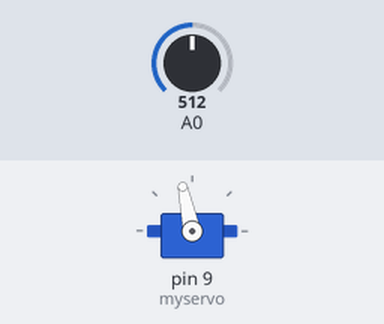
Bench run of a sketch on a simulated Arduino Uno, built with avr-gcc and run on an emulated ATmega328P. On the bench: servo. The inputs (shaded band) are chosen by the test bench; at power-on: A0 = 512.

Above: at 1.2 s.
1.3 s: A0 set to 716
At 1.54 s:
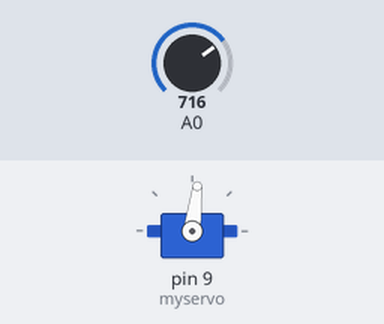
3.3 s: A0 set to 306
At 3.66 s:
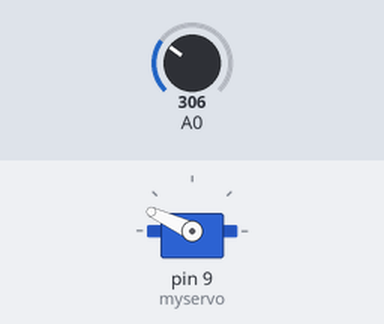
5.2 s: A0 set to 135
At 6.8 s:
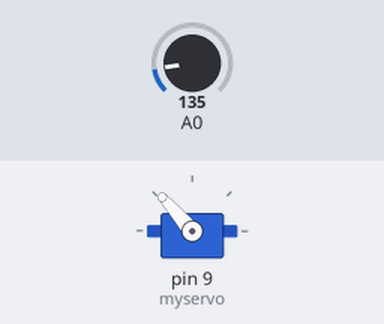
7.1 s: A0 set to 55
At 7.4 s:
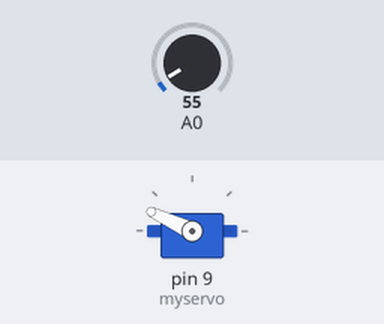
8.6 s: A0 set to 511
At 10.5 s:
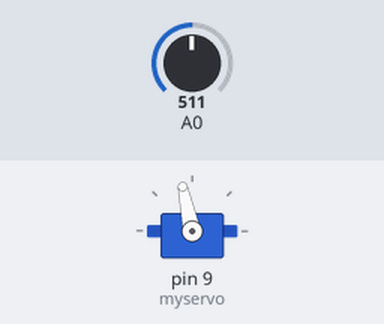
Timing chart, 0 to 11.5 s (numbered marks = the images above; inputs shaded):
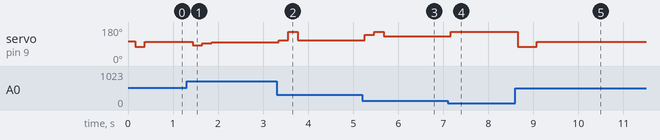

Measured:
- after the input at 1.3 s, servo on pin 9 (myservo): 102° → 83° after 0.14 s, → 93° 0.21 s later, → 99° 0.21 s later
- after the input at 3.3 s, servo on pin 9 (myservo): 99° → 111° after 0.05 s, → 155° 0.21 s later, → 109° 0.21 s later
- after the input at 5.2 s, servo on pin 9 (myservo): 109° → 139° after 0.06 s, → 155° 0.21 s later, → 131° 0.21 s later
- after the input at 7.1 s, servo on pin 9 (myservo): 131° → 155° after 0.07 s
- after the input at 8.6 s, servo on pin 9 (myservo): 155° → 75° after 0.06 s, → 102° 0.42 s later

The sketch:

PID_balance.ino
```cpp
#include <Servo.h>

/*balancing the ball on the rail moved by servo, using PID*/

Servo myservo;  // create servo object to control a servo

int minservo = 65;
int maxservo = 145;
int middleservo = 105;

int _delay = 50;
float distance, prev_distance;

float kp=3;
float ki=0.1;
float kd=1000;
float r_p=0, r_i=0, r_d=0, degrees=0;

void setup() {
  myservo.attach(9);
  myservo.write(middleservo);
  Serial.begin(9600);
}

void loop() {
  //distance of the ball to middle of the rail in cm, 0cm is middle
  distance = getBallDistance();

  // Serial.print("distance = ");
  // Serial.println(distance);

  r_p = kp * distance; //calculate P value
  float diff = distance - prev_distance;
  r_d = kd*((diff)/_delay); //calculate D value

  //calculate I value
  if( -3 < distance && distance < 3)
     r_i = r_i + (ki * distance);
  else
     r_i = 0;

  //PID
  degrees = r_p + r_i + r_d;
  //map the values to the angles used in the servo
  degrees = map(degrees, -150, 150, minservo, maxservo);

  if(degrees < minservo){degrees = minservo;}
  if(degrees > maxservo) {degrees = maxservo; }

  myservo.write(degrees+10);
  prev_distance = distance;

  delay(_delay);
}

int getBallDistance()
{
  float reading = 0.0;
  for (int i = 0 ; i< 16; i++){
    reading += analogRead(A0);
    delay(10);
  }

  reading = reading/16;

  float distance = 5*((float)reading/1023);
  distance = 34.25/distance - 30;

  return distance;
}
```
